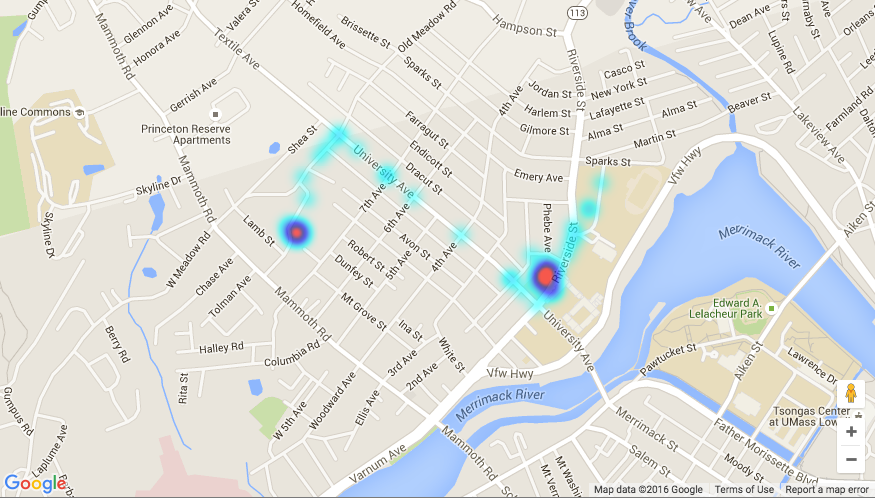
%> input picture Data_Analysis/Heatmaps/Day2.png, 875 x 498 px
$ octave --eval "result = dist_emd;"   (GNU Octave 9; MATLAB toolbox functions it lacks are replaced by stand-ins)
%> lines starting %> are read from the running program, lines starting %| are printed output that depends on the picture
%%%
% Author: Chang Liu
% EMD subfunction for using loops
%%%

function [f, fval] = dist_emd(varargin)

% Images
if nargin == 0
    A = imread('Day2.png');
%> A is the input picture: size 498x875x3 uint8; mean R, G, B 222.5, 224.1, 220.3
    B = imread('Day0.png');
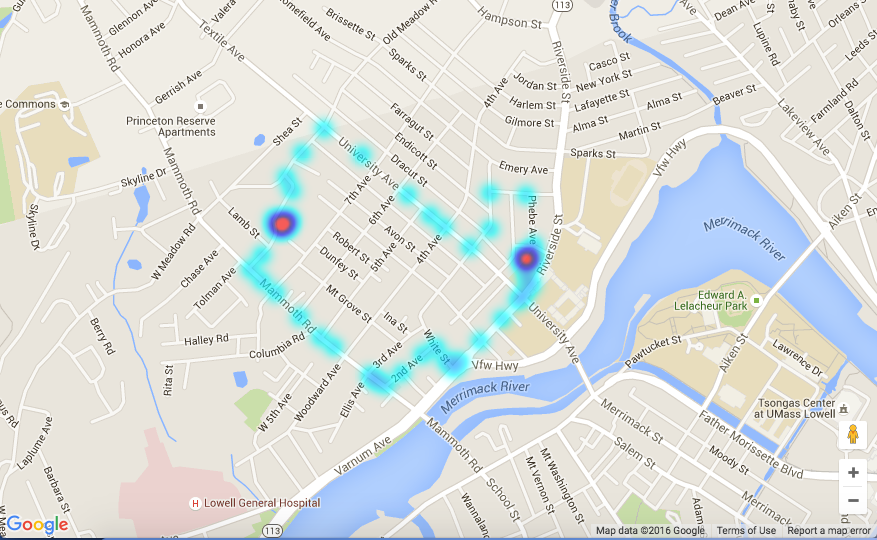
%> input picture Data_Analysis/Heatmaps/Day0.png, 877 x 540 px
%> B is the input picture: size 540x877x3 uint8; mean R, G, B 219.7, 223.3, 220.5
elseif nargin == 2
    A = varargin{1};
    B = varargin{2};
    if ischar(A)
        A = imread(A);
    end;
    if ischar(B)
        B = imread(B);
    end;
end;

% convert raw image to grey-scale, otherwise crash for generating histogram
% Chang Liu
A = rgb2gray(A);
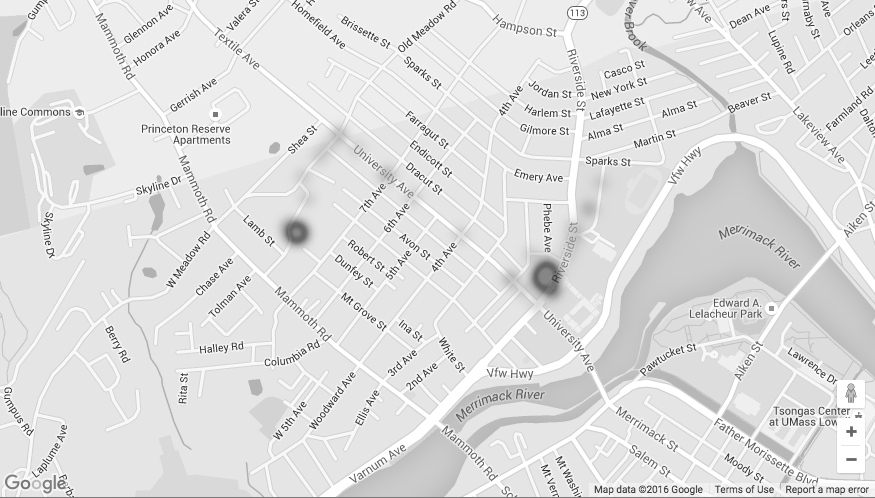
%> A: size 498x875 uint8; min 49, max 255, mean 223.2
B = rgb2gray(B);
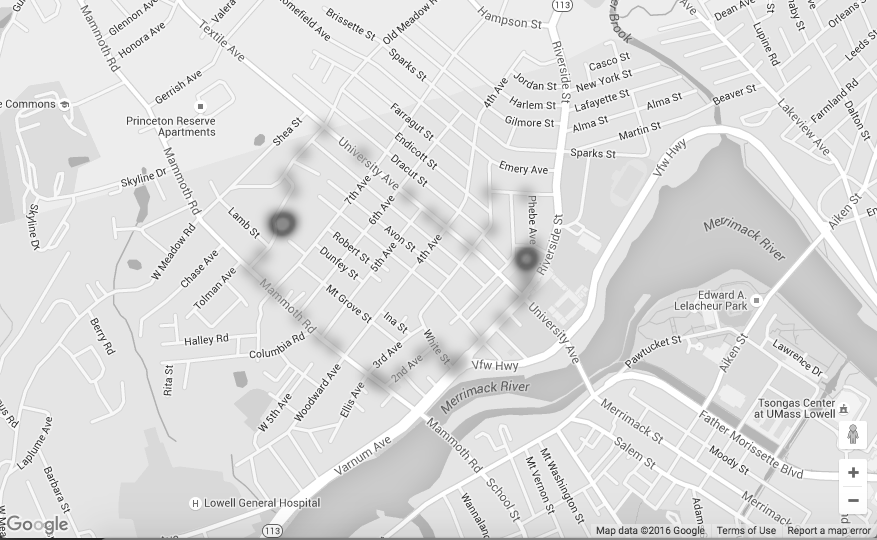
%> B: size 540x877 uint8; min 34, max 255, mean 221.8

% Histograms
nbins = 10;
[ca ha] = imhist(A, nbins);
%> ca = [0; 0; 1312; 3654; 6365; 4313; 7300; 56524; 297850; 58432]; ha = [0; 28.33; 56.67; 85; 113.3; 141.7; 170; 198.3; 226.7; 255]
[cb hb] = imhist(B, nbins);
%> cb = [0; 119; 1441; 3863; 6450; 5221; 9655; 68531; 317553; 60747]; hb has the same summary as ha

% Features
f1 = ha;
%> f1 has the same summary as ha
f2 = hb;
%> f2 has the same summary as ha

% Weights
w1 = ca / sum(ca);
%> w1 = [0; 0; 0.00301; 0.00839; 0.0146; 0.0099; 0.0168; 0.13; 0.684; 0.134]
w2 = cb / sum(cb);
%> w2 = [0; 0.000251; 0.00304; 0.00816; 0.0136; 0.011; 0.0204; 0.145; 0.671; 0.128]

% Earth Mover's Distance
%> (the run ends here)
